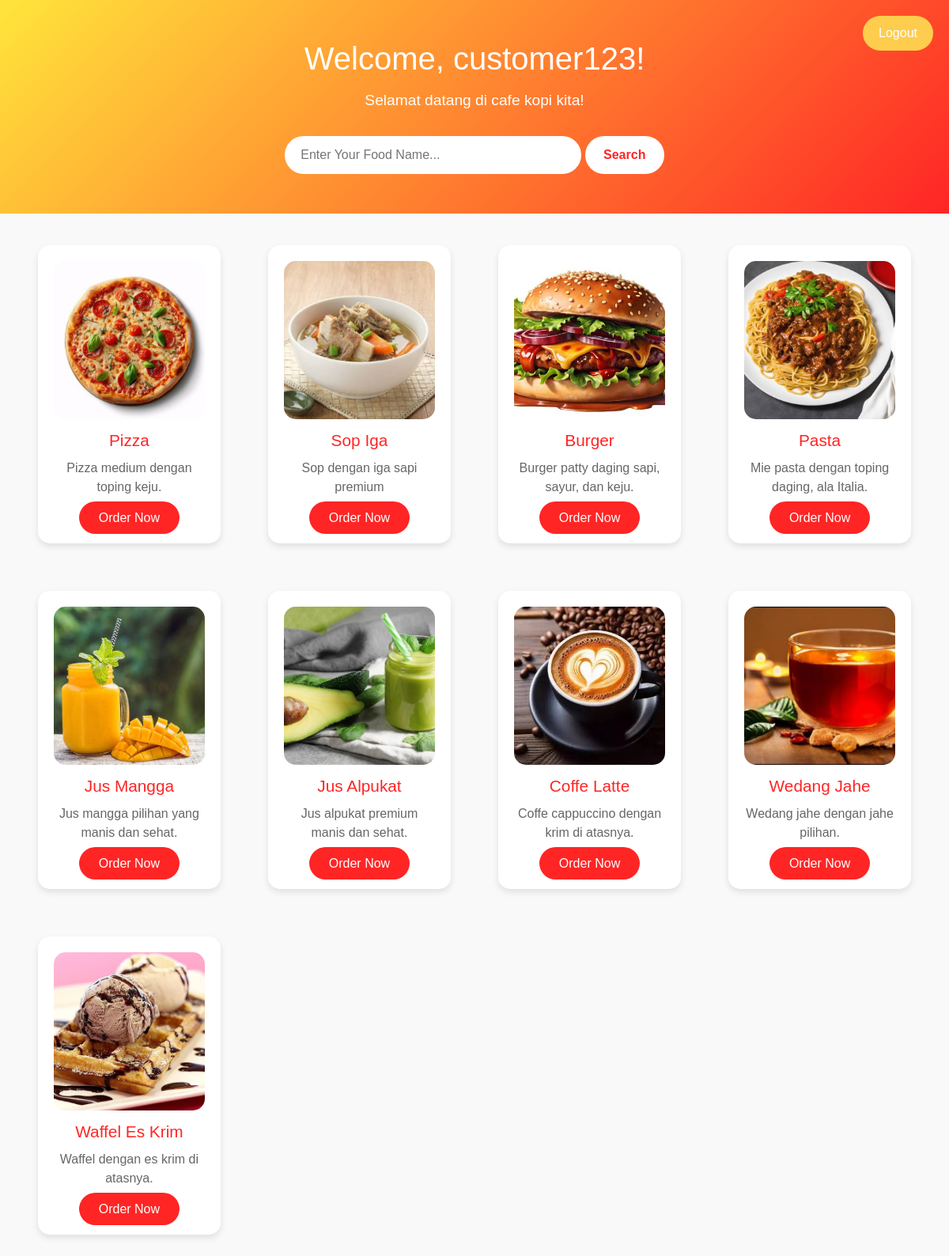
Page /customer_menu.php (signed in) on the committed database.
### tables this page shows
CREATE TABLE `menu` (
  `id_menu` int(11) NOT NULL,
  `nama_menu` varchar(100) NOT NULL,
  `deskripsi` text DEFAULT NULL,
  `harga` int(11) NOT NULL,
  `gambar` varchar(255) DEFAULT NULL
);

### customer_menu.php (the view, shortened to what this page needs)
<?php
require 'koneksi.php';
$query = "SELECT * FROM menu";
$result = mysqli_query($conn, $query);
$searchQuery = '';
?>
<!DOCTYPE html>
<html lang="en">
<head>
    <link href="https://cdn.jsdelivr.net/npm/bootstrap@5.3.0-alpha1/dist/css/bootstrap.min.css" rel="stylesheet">
</head>
<body>
    <button class="logout-btn" onclick="window.location.href='logout.php'">Logout</button>
    <div class="hero-section">
        <h1>Welcome, <?php echo $_SESSION['username']; ?>!</h1>
        <p>Selamat datang di cafe kopi kita!</p>
        <div class="search-bar">
            <form action="" method="get">
                <input type="text" name="search" placeholder="Enter Your Food Name..." value="<?php echo htmlspecialchars($searchQuery); ?>">
                <button class="btn-search" type="submit">Search</button>
            </form>
        </div>
    </div>
    <div class="container menu-container">
        <div class="row">
            <?php if (mysqli_num_rows($result) > 0): ?>
                <?php while ($item = mysqli_fetch_assoc($result)): ?>
                    <div class="col-md-3">
                        <div class="menu-item">
                            <img src="<?php echo $item['gambar']; ?>" alt="<?php echo $item['nama_menu']; ?>">
                            <h4><?php echo $item['nama_menu']; ?></h4>
                            <p><?php echo $item['deskripsi']; ?></p>
                            <a href="order.php?item=<?php echo strtolower($item['nama_menu']); ?>" class="btn-order">Order Now</a>
                        </div>
                    </div>
                <?php endwhile; ?>
            <?php else: ?>
                <div class="col-12">
                    <p>No menu found.</p>
                </div>
            <?php endif; ?>
        </div>
    </div>
</body>
</html>

### customer_menu.php (style rules this page uses)
body { font-family: 'Arial', sans-serif; background-color: #f9f9f9; margin: 0; padding: 0; }
.hero-section { background: linear-gradient(135deg, #FFE53B, #FF2525); color: white; padding: 50px 20px; text-align: center; }
.hero-section h1 { font-size: 2.5rem; margin-bottom: 15px; }
.hero-section p { font-size: 1.2rem; margin-bottom: 20px; }
.hero-section .search-bar { max-width: 500px; margin: 0 auto; }
.hero-section input { border-radius: 50px; padding: 12px 20px; border: none; width: 100%; max-width: 75%; }
.hero-section .btn-search { border-radius: 50px; padding: 12px 20px; background-color: white; color: #FF2525; font-weight: bold; border: none; cursor: pointer; width: 100%; max-width: 100px; margin-top: 10px; }
.menu-container { padding: 40px 15px; }
.menu-item { background: white; border-radius: 15px; box-shadow: 0 4px 8px rgba(0, 0, 0, 0.1); text-align: center; padding: 20px; transition: transform 0.3s; margin-bottom: 30px; }
.menu-item img { width: 100%; height: 200px; object-fit: cover; border-radius: 15px; }
.menu-item h4 { font-size: 1.3rem; color: #FF2525; margin: 15px 0 10px; }
.menu-item p { font-size: 1rem; color: #666; margin-bottom: 15px; }
.btn-order { background-color: #FF2525; color: white; border: none; padding: 12px 25px; border-radius: 50px; font-size: 1rem; text-decoration: none; transition: background-color 0.3s; }
.row { display: flex; flex-wrap: wrap; justify-content: space-between; }
.col-md-3 { flex: 0 0 23%; max-width: 23%; padding: 0 15px; margin-bottom: 30px; }
.logout-btn { position: absolute; top: 20px; right: 20px; border-radius: 50px; background-color:rgb(255, 205, 77); color: white; padding: 10px 20px; border: none; font-size: 1rem; cursor: pointer; transition: background-color 0.3s; }

### rows in the picture
menu: gambar (picture), nama_menu "Pizza", deskripsi "Pizza medium dengan toping keju."
menu: gambar (picture), nama_menu "Sop Iga", deskripsi "Sop dengan iga sapi premium"
menu: gambar (picture), nama_menu "Burger", deskripsi "Burger patty daging sapi, sayur, dan keju."
menu: gambar (picture), nama_menu "Pasta", deskripsi "Mie pasta dengan toping daging, ala Italia."
menu: gambar (picture), nama_menu "Jus Mangga", deskripsi "Jus mangga pilihan yang manis dan sehat."
menu: gambar (picture), nama_menu "Jus Alpukat", deskripsi "Jus alpukat premium manis dan sehat."
menu: gambar (picture), nama_menu "Coffe Latte", deskripsi "Coffe cappuccino dengan krim di atasnya."
menu: gambar (picture), nama_menu "Wedang Jahe", deskripsi "Wedang jahe dengan jahe pilihan."
menu: gambar (picture), nama_menu "Waffel Es Krim", deskripsi "Waffel dengan es krim di atasnya."

### other values in the picture
$_SESSION['username'] "customer123"
